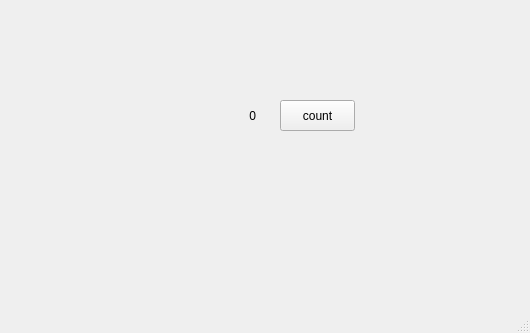
<?xml version="1.0" encoding="UTF-8"?>
<ui version="4.0">
 <class>MainWindow</class>
 <widget class="QMainWindow" name="MainWindow">
  <property name="geometry">
   <rect>
    <x>0</x>
    <y>0</y>
    <width>530</width>
    <height>333</height>
   </rect>
  </property>
  <property name="windowTitle">
   <string>MainWindow</string>
  </property>
  <widget class="QWidget" name="centralwidget">
   <widget class="QLabel" name="numCount">
    <property name="geometry">
     <rect>
      <x>200</x>
      <y>100</y>
      <width>56</width>
      <height>31</height>
     </rect>
    </property>
    <property name="text">
     <string>0</string>
    </property>
    <property name="alignment">
     <set>Qt::AlignRight|Qt::AlignTrailing|Qt::AlignVCenter</set>
    </property>
   </widget>
   <widget class="QPushButton" name="CountBtn">
    <property name="geometry">
     <rect>
      <x>280</x>
      <y>100</y>
      <width>75</width>
      <height>31</height>
     </rect>
    </property>
    <property name="text">
     <string>count</string>
    </property>
   </widget>
  </widget>
  <widget class="QMenuBar" name="menubar">
   <property name="geometry">
    <rect>
     <x>0</x>
     <y>0</y>
     <width>530</width>
     <height>21</height>
    </rect>
   </property>
  </widget>
  <widget class="QStatusBar" name="statusbar"/>
 </widget>
 <resources/>
 <connections/>
</ui>
